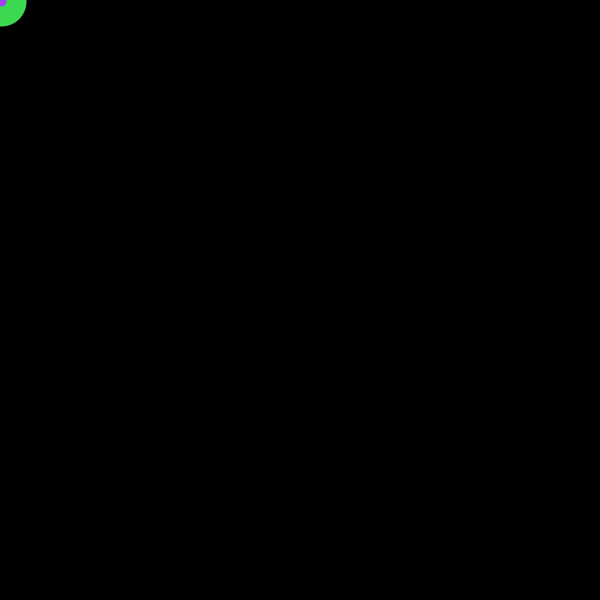
Frame 1 (no input)
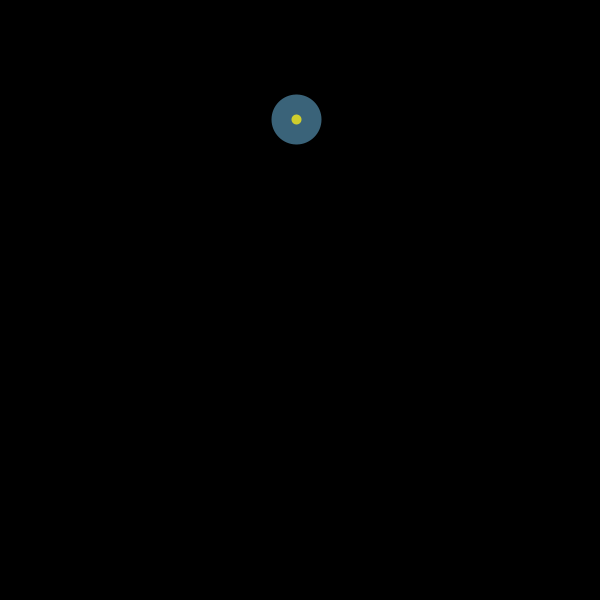
Frame 60 (the mouse pressed at the canvas centre just before this capture)
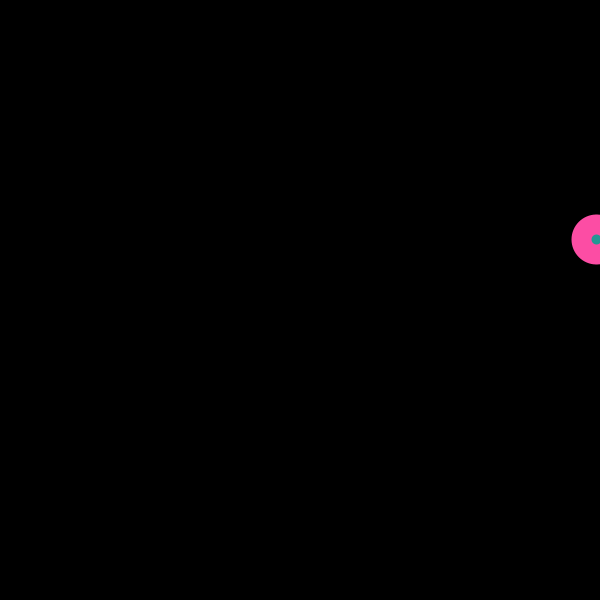
Frame 120 (the mouse held since frame 60 and released just before this capture)

The Processing sketch that drew these frames (run headless with seeded random() and noise(); from frame 60 on, the mouse is pressed at the canvas centre):

// Processing sketch: processing_90367
// ── processing_90367.pde

/*
Richard Liu
It's Alive!!!
Make a circle that "breathes" using variables and for loops.
*/

int xPos=1;
int yPos=1;
int xCount = 5;
int yCount = 2;

void setup(){
  frameRate(100);
  size(600,600);
  smooth();
}


void draw(){
    background(0);
    fill(random(255),random(255),random(255));
    stroke(random(255),random(255),random(255));
    strokeWeight(20);
    ellipse(xPos,yPos,30,30);
    xPos= xPos + xCount; //index x position by 1
    if(xPos >= 600 || xPos<= 0){
      xCount= -xCount; //reverse circle movement
    }
    yPos=yPos+ round (yCount*1.2); //index y position by 1
    if(yPos >=600 || yPos<=0){
      yCount = -yCount; //reverse when you hit the y edge
    }
  }
